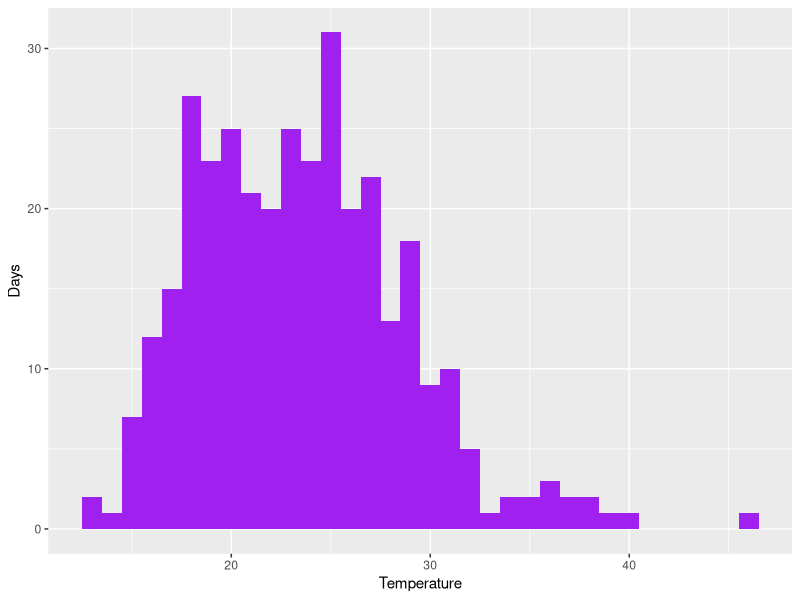
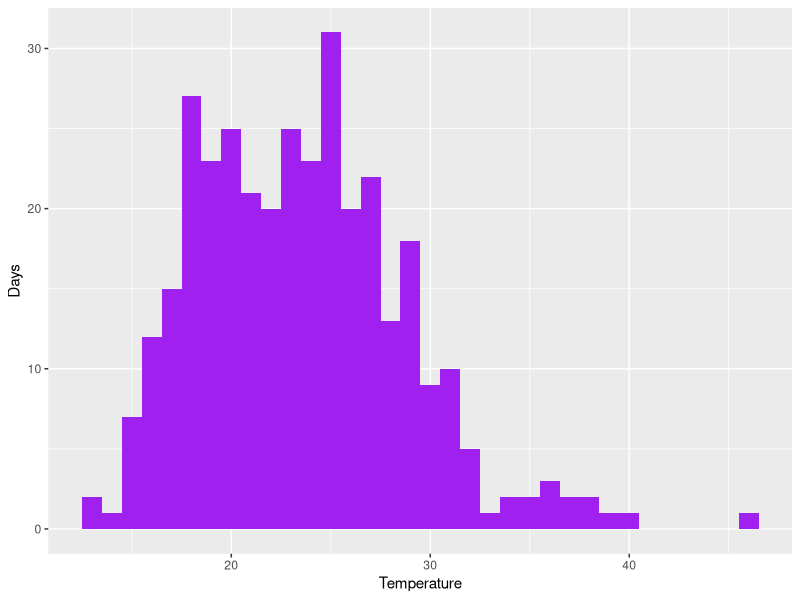
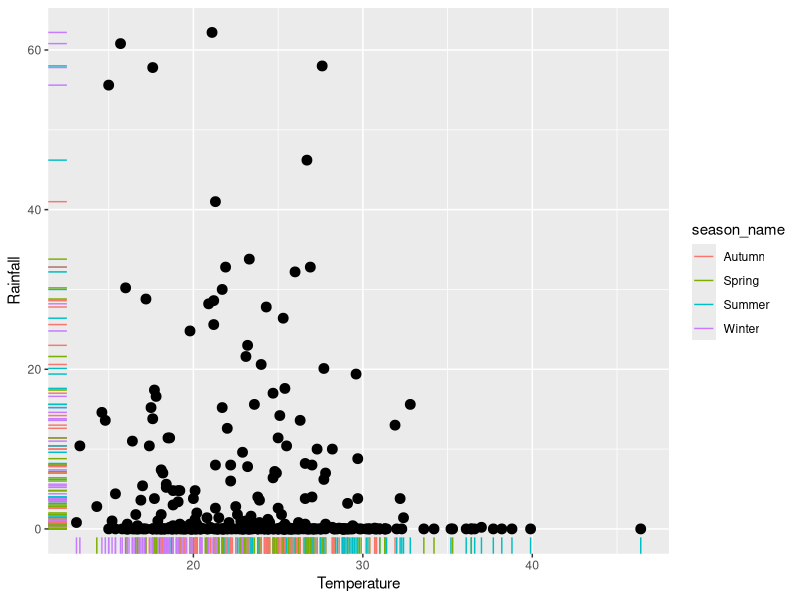
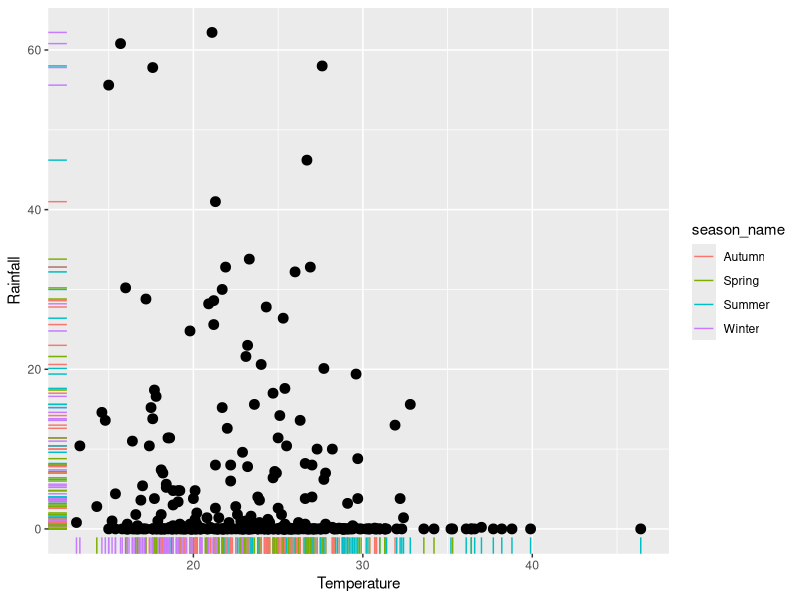

Recreate these plots in R, in order.
library(tidyverse)
library(here)
beaches <- read_csv(here("data","sydneybeaches3.csv"))


# This is the example from the slides. The first version (a)
# is condensed, and uses convenient functions. The second is
# an "expanded" version (b) that shows what ggplot2 is doing

a <- ggplot(beaches, aes(temperature)) +
  geom_histogram(binwidth = 1, fill = "purple") +
  labs(x = "Temperature", y = "Days")

b <- ggplot() +
  layer(
    data = beaches,
    mapping = aes(x = temperature),
    geom = "bar",
    stat = "bin",
    position = "stack",
    params = list(
      fill = "purple",
      binwidth = 1
    )
  ) +
  scale_x_continuous(name = "Temperature") +
  scale_y_continuous(name = "Days") +
  theme_grey() +
  facet_null() +
  coord_cartesian()



# Exercise 1: Here is another condensed plot (c). Construct
# the "expanded" version (d) for this plot. Hint: it may be
# useful to type "c$layers".

c <- ggplot(beaches, aes(temperature, rainfall)) +
  geom_point(size = 3) +
  geom_rug(aes(colour = season_name)) +
  labs(x = "Temperature", y = "Rainfall")

#### YOUR-CODE-HERE ####


# Solution 1:

d <- ggplot() +
  layer(
    data = beaches,
    mapping = aes(
      x = temperature,
      y = rainfall),
    geom = "point",
    stat = "identity",
    position = "identity",
    params = list(size = 3)
  ) +
  layer(
    data = beaches,
    mapping = aes(
      x = temperature,
      y = rainfall,
      colour = season_name),
    geom = "rug",
    stat = "identity",
    position = "identity"
  ) +
  scale_x_continuous(name = "Temperature") +
  scale_y_continuous(name = "Rainfall") +
  theme_grey() +
  facet_null() +
  coord_cartesian()


# Exercise 2: Why is it useful to specify data and mappings
# globally in the the ggplot() function?


# Solution 2: The beaches data are used in both layers,
# as are the x and y aesthetics. The expanded version is
# very long.



